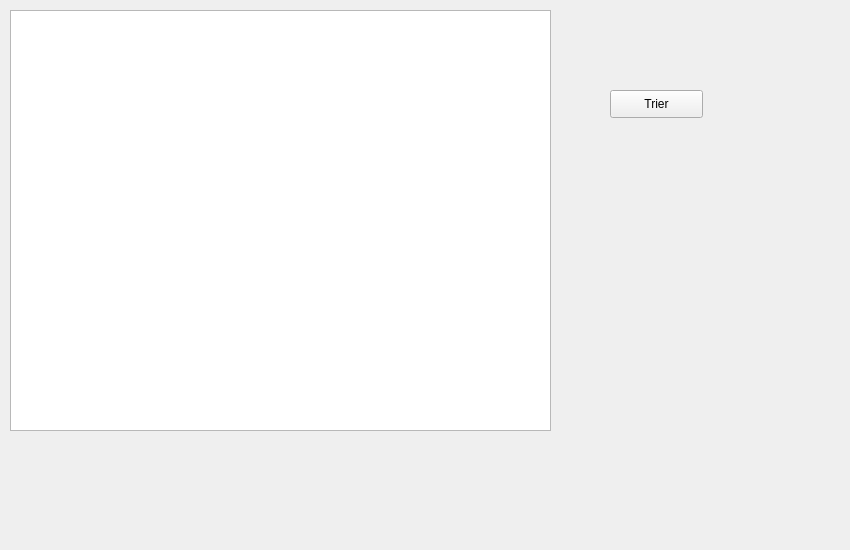
          <widget class="QWidget" name="tab_16">
           <attribute name="icon">
            <iconset>
             <normaloff>A.png</normaloff>A.png</iconset>
           </attribute>
           <attribute name="title">
            <string>Afficher </string>
           </attribute>
           <widget class="QTableView" name="tableView_4">
            <property name="geometry">
             <rect>
              <x>10</x>
              <y>10</y>
              <width>541</width>
              <height>421</height>
             </rect>
            </property>
           </widget>
           <widget class="QLabel" name="label_74">
            <property name="geometry">
             <rect>
              <x>0</x>
              <y>-70</y>
              <width>841</width>
              <height>541</height>
             </rect>
            </property>
            <property name="text">
             <string/>
            </property>
            <property name="pixmap">
             <pixmap>../fond-texture-grunge-abstrait-bleu-marine_145345-4.jpg</pixmap>
            </property>
            <property name="scaledContents">
             <bool>true</bool>
            </property>
           </widget>
           <widget class="QPushButton" name="pushButton_23">
            <property name="geometry">
             <rect>
              <x>610</x>
              <y>90</y>
              <width>93</width>
              <height>28</height>
             </rect>
            </property>
            <property name="text">
             <string>Trier</string>
            </property>
            <property name="icon">
             <iconset>
              <normaloff>A.png</normaloff>A.png</iconset>
            </property>
           </widget>
          </widget>
